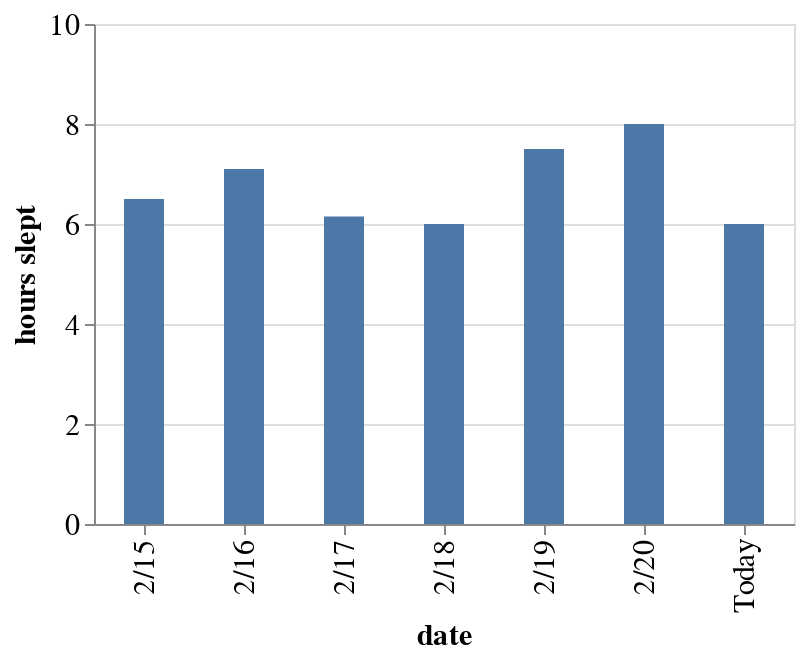

Notebook source saved alongside this figure:
### Code cell
source = pd.DataFrame({
    'date': ['2/15', '2/16', '2/17', '2/18', '2/19', '2/20', 'Today'],
    'hours slept': [6.5, 7.1, 6.15, 6, 7.5, 8, 6]
})

chart = alt.Chart(source).mark_bar(size=20).encode(
    x='date',
    y='hours slept'
).properties(
    width=350,
    height=250
).configure_axis(
    labelFontSize=15,
    titleFontSize=15
)
chart.encoding.y.scale = alt.Scale(domain=[0, 10])
chart

### Figure 1 — Vega-Lite specification as saved in the notebook (floating-point values rounded to 4 significant figures)
{"config": {"view": {"continuousWidth": 400, "continuousHeight": 300}, "axis": {"labelFontSize": 15, "titleFontSize": 15}}, "data": {"name": "data-f5aa8050aacd2455481375b5a5ff3680"}, "mark": {"type": "bar", "size": 20}, "encoding": {"x": {"field": "date", "type": "nominal"}, "y": {"field": "hours slept", "scale": {"domain": [0, 10]}, "type": "quantitative"}}, "height": 250, "width": 350, "$schema": "https://vega.github.io/schema/vega-lite/v4.17.0.json", "datasets": {"data-f5aa8050aacd2455481375b5a5ff3680": [{"date": "2/15", "hours slept": 6.5}, {"date": "2/16", "hours slept": 7.1}, {"date": "2/17", "hours slept": 6.15}, {"date": "2/18", "hours slept": 6.0}, {"date": "2/19", "hours slept": 7.5}, {"date": "2/20", "hours slept": 8.0}, {"date": "Today", "hours slept": 6.0}]}}
